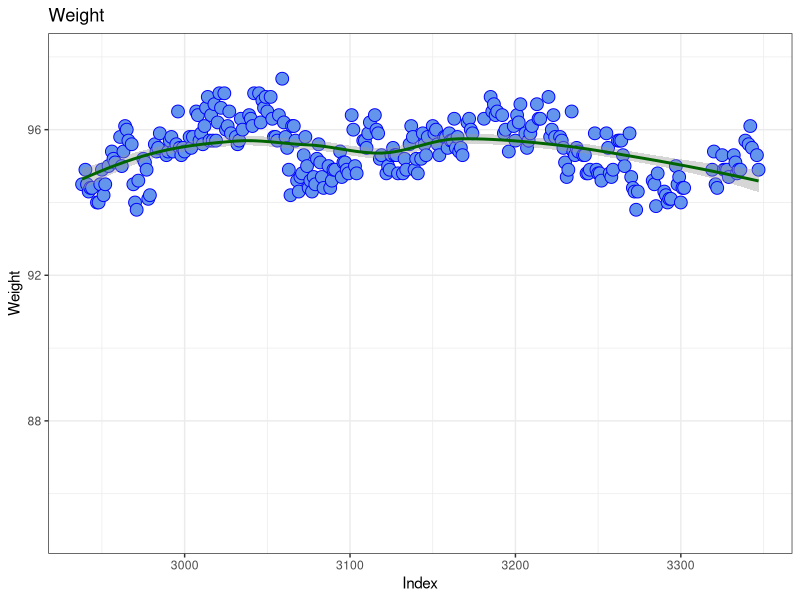
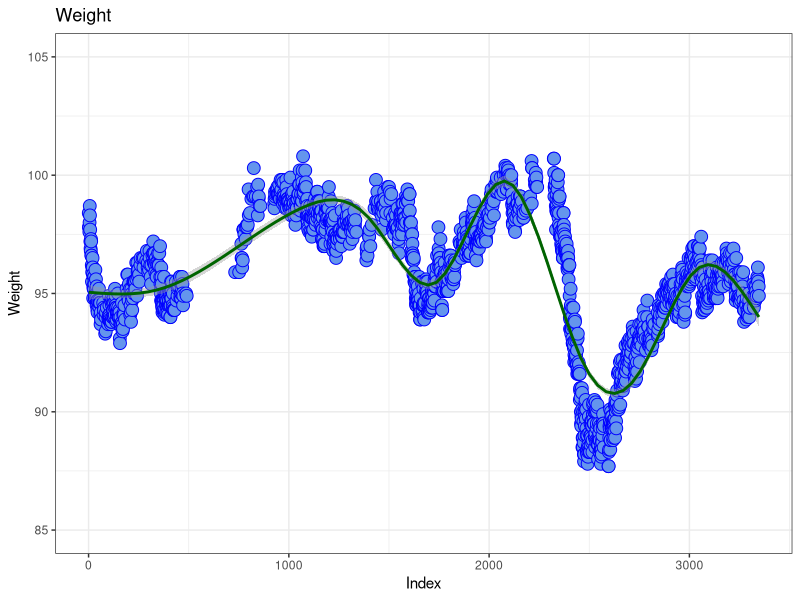
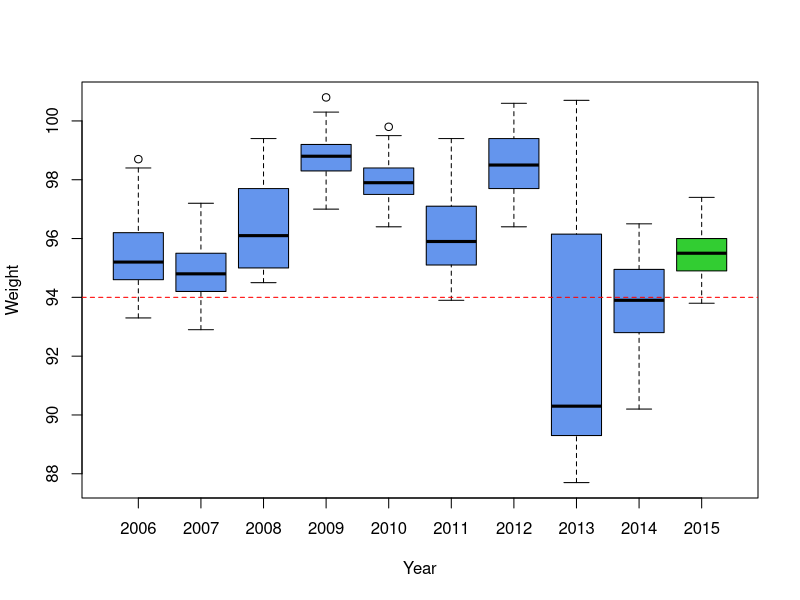
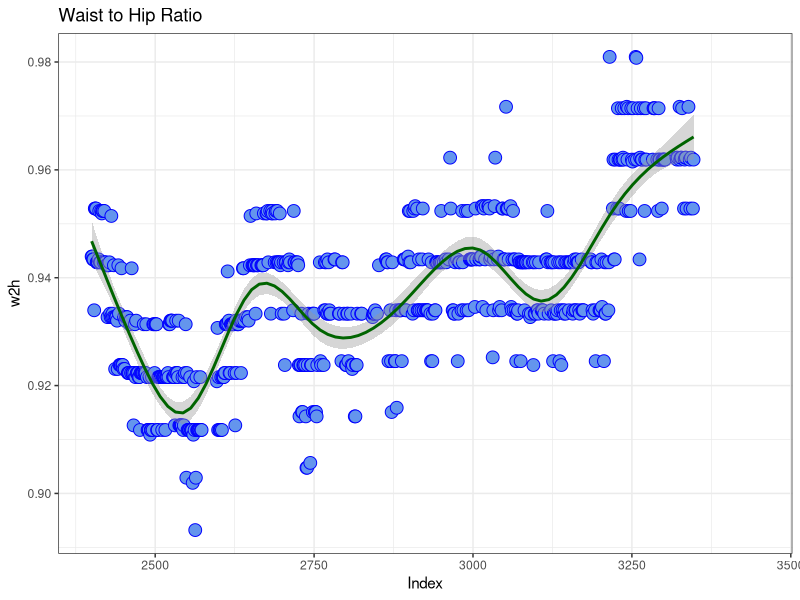
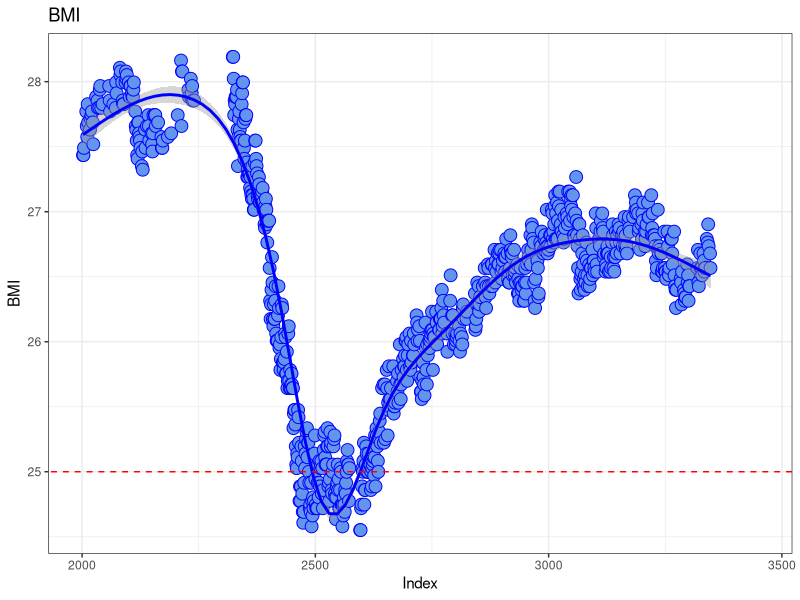

R code for these plots, in order:

library(ggplot2)
library(readxl)

weight <- read_excel("Healthcheck.xlsx", sheet=1)

#weight <- read.csv("Healthcheck.csv", header = TRUE)
weight1 <- weight[,c(1,8)]
weight1 <- na.omit(weight1)
weight2 <- weight1[1600:nrow(weight1),]
weight3 <- weight[,c(4,8)]
weight3 <- na.omit(weight3)
weight4 <-weight[,c(1,8:10)]
height <- 1.89
BMI <- (weight4$Weight)/(height^2)
w2h <- weight4$Waist/weight4$Hips
weight5 <- cbind(weight4, BMI,w2h)


dev.off()

#Weight over 2015 (-ish)
ggplot(weight2, aes(Index,Weight)) + 
  geom_point(shape = 21, fill = "cornflowerblue", colour = "blue", size = 4) + 
  geom_smooth(method=loess, colour = "darkgreen") + 
  ggtitle("Weight") +
  ylim(85,98) +
        theme_bw()

#Weight over longer time
ggplot(weight1, aes(Index,Weight)) + 
        geom_point(shape = 21, fill = "cornflowerblue", colour = "blue", size = 4) +
  geom_smooth(colour = "darkgreen") + 
  ggtitle("Weight") +
  ylim(85,105) +
        theme_bw()

colors = c(rep("cornflowerblue",9),rep("limegreen",1))
boxplot(Weight ~ Year, 
        data = weight3,
        col = colors)
abline(h=94, lty=2, col="red")


#Waist to Hip Ratio
ggplot(weight5[2400:nrow(weight5),], aes(x = Index, y = w2h)) + 
        geom_point(shape = 21, fill = "cornflowerblue", colour = "blue", size = 4) +
        geom_smooth(colour = "darkgreen") +
        ggtitle("Waist to Hip Ratio") +
        theme_bw()

#BMI
ggplot(weight5[2000:nrow(weight5),], aes(x = Index, y = BMI)) + 
        geom_point(shape = 21, fill = "cornflowerblue", colour = "blue", size = 4) + 
        geom_smooth(colour = "blue") +
        ggtitle("BMI") +
        geom_abline(slope=0, intercept=25, lty=2, col="red") +
        theme_bw()

